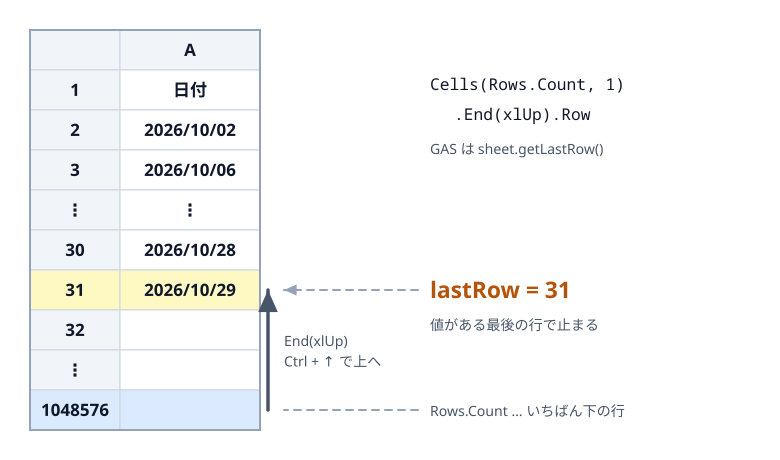

The script that saved this image:
"""データのある最後の行。A 列のいちばん下（Rows.Count）から上へ飛ぶと、最後の明細の 31 行目に止まる（VERTICALITY + SOURCE-PATH-GOAL）。

0-3 と 3-1（91-last-row）に同じ図を置く。直すときは両方の images/ で走らせる。
"""
import sys
sys.path.insert(0, "/Users/seekseep/.claude/skills/genfig")
sys.path.insert(0, "../../../../tools")
from genfig import Canvas
from figtable import table

c = Canvas(780, 460)
h = 40
gx, gy = 30, 30
widths = [90, 140]
rows = [
    ["", "A"],
    ["1", "日付"],
    ["2", "2026/10/02"],
    ["3", "2026/10/06"],
    ["⋮", "⋮"],
    ["30", "2026/10/28"],
    ["31", "2026/10/29"],
    ["32", ""],
    ["⋮", ""],
    ["1048576", ""],
]
fills = {(r, 0): "gray" for r in range(len(rows))}
fills.update({(6, 0): "yellow", (6, 1): "yellow", (9, 0): "blue", (9, 1): "blue"})
table(c, gx, gy, rows, widths, color="gray", h=h, scale="label", fills=fills)

right = gx + sum(widths)
y31 = gy + h * 6.5
ybottom = gy + h * 9.5
c.link((right + 8, ybottom), (right + 8, y31), route="elbow", start="e", end="e", stub=40)
c.text(right + 24, (y31 + ybottom) / 2 - 4, "End(xlUp)\nCtrl + ↑ で上へ", scale="caption", align="left")

tx = 430
c.text(tx, gy + h * 1.5, "Cells(Rows.Count, 1)", scale="body", align="left", font="technical", fill="#0f172a")
c.text(tx + 24, gy + h * 1.5 + 30, ".End(xlUp).Row", scale="body", align="left", font="technical", fill="#0f172a")
c.text(tx, gy + h * 1.5 + 64, "GAS は sheet.getLastRow()", scale="caption", align="left")
c.text(tx, y31 + 8, "lastRow = 31", scale="heading", align="left", fill="#b45309")
c.text(tx, y31 + 40, "値がある最後の行で止まる", scale="caption", align="left")
c.text(tx, ybottom + 6, "Rows.Count … いちばん下の行", scale="caption", align="left")
c.link((tx - 12, y31), (right + 24, y31), primary=False, dash="dashed")
c.link((tx - 12, ybottom), (right + 24, ybottom), primary=False, dash="dashed", head=False)
c.save("91-last-row.svg")
